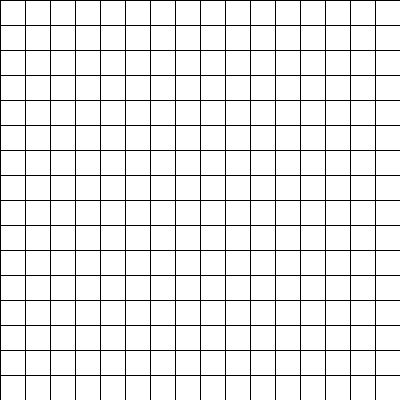
Frame 1 (no input)
Frame 60 (the mouse pressed at the canvas centre just before this capture): identical to frame 1, image omitted
Frame 120 (the mouse held since frame 60 and released just before this capture): identical to frame 1, image omitted

The Processing sketch that drew this single still picture (run headless with seeded random() and noise(); from frame 60 on, the mouse is pressed at the canvas centre):

// Processing sketch: JuegoTablero
// ── JuegoTablero.pde
Juego juego;

void setup() {
  size(400, 400);
  juego = new Juego();
}

void draw() {
  juego.dibujar();
}

void keyPressed() {
  juego.teclaPresionada();
}

// ── Celda.pde
class Celda {
  int posX, posY;
  Celda( int x, int y) {
    posX = x; 
    posY = y;
  }

  void dibujar() {
    rect(posX, posY, width, height); //celda
  }
}

// ── Juego.pde
class Juego {
  Tablero tablero;

  Juego() {
    tablero = new Tablero();
  }
  void dibujar() {
    tablero.dibujar();
  }
  void teclaPresionada() {
    tablero.teclaPresionada();
  }
}

// ── Tablero.pde
class Tablero {
  int cantidadCeldasW = 25;
  int cantidadCeldasH = 25;
  Celda [][] celdas = new Celda [cantidadCeldasW][cantidadCeldasH];


  Tablero() {
    for (int i=0; i<cantidadCeldasW; i++) {
      for (int j=0; j<cantidadCeldasH; j++) {
        celdas[i][j] = new Celda(i*cantidadCeldasW, j*cantidadCeldasH);
      }
    }
  }

  void dibujar() {
    for (int i=0; i<cantidadCeldasW; i++) {
      for (int j=0; j<cantidadCeldasH; j++) {
        celdas[i][j].dibujar();
      }
    }
  }

  void teclaPresionada() {
  }
}
